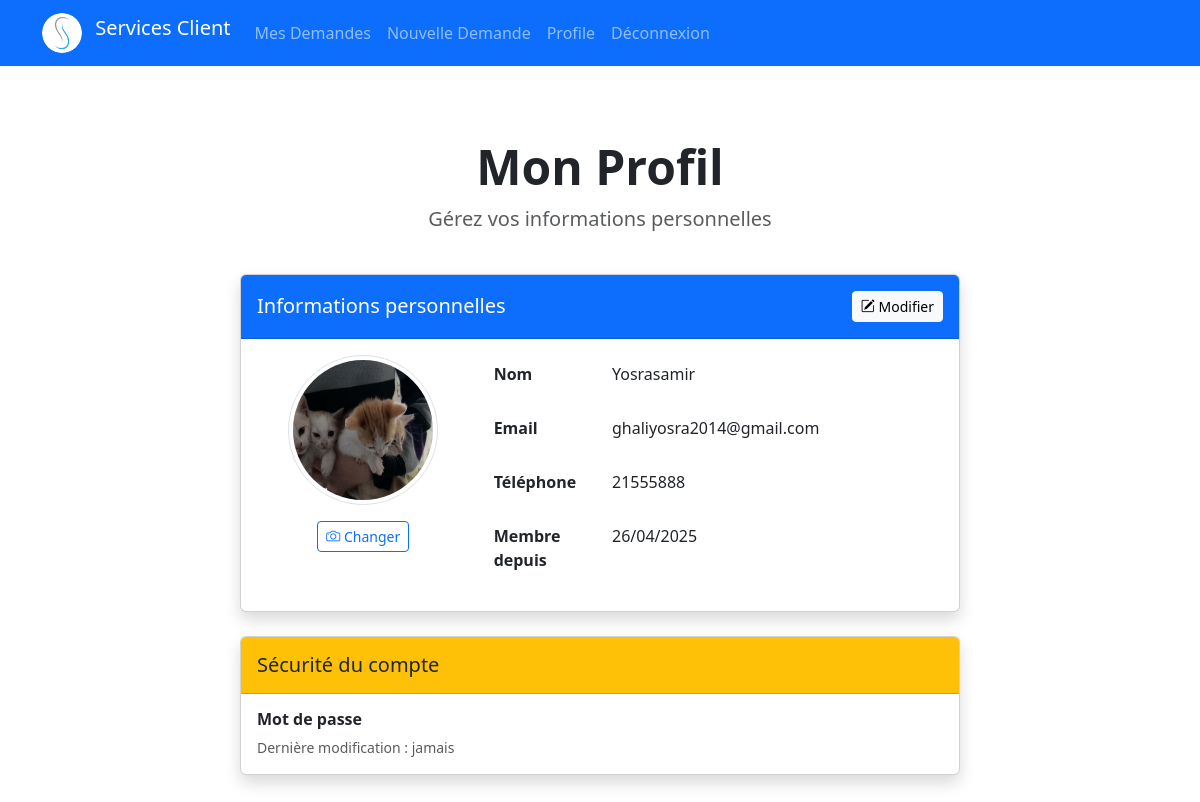
Page /profile/ (signed in) on the committed database.
### users/models.py (models this page shows, shortened)
class CustomUser(AbstractBaseUser, PermissionsMixin):
    email = models.EmailField(unique=True)
    username = models.CharField(max_length=30, unique=True)
    phone = models.CharField(max_length=20, blank=True, null=True)
    is_active = models.BooleanField(default=True)
    is_staff = models.BooleanField(default=False)
    date_joined = models.DateTimeField(auto_now_add=True, null=True, blank=True)
    profile_picture = models.ImageField(
        upload_to='profile_pics/',
        blank=True,
        null=True,
        verbose_name="Photo de profil"
    )
    objects = CustomUserManager()
    USERNAME_FIELD = 'email'  # Utilisez email comme identifiant
    REQUIRED_FIELDS = ['username']

### users/views.py (the view)
# urls.py: path('profile/', profile, name='profile'),                       # Affichage du profil
@login_required
def profile(request):
    return render(request, 'users/profile.html')

### users/templates/users/profile.html (shortened to what this page needs)
{% extends 'base.html' %}
{% load static %}
{% load widget_tweaks %}
{% block content %}
<div class="container py-5">
    <div class="row mb-4">
        <div class="col text-center">
            <h1 class="display-5 fw-bold">Mon Profil</h1>
            <p class="lead text-muted">Gérez vos informations personnelles</p>
        </div>
    </div>
    <div class="row justify-content-center">
        <div class="col-lg-8">
            <div class="card shadow">
                <div class="card-header bg-primary text-white py-3">
                    <div class="d-flex justify-content-between align-items-center">
                        <h5 class="mb-0">Informations personnelles</h5>
                        <a href="{% url 'users:edit_profile' %}" class="btn btn-sm btn-light">
                            <i class="bi bi-pencil-square"></i> Modifier
                        </a>
                    </div>
                </div>
                <div class="card-body">
                    <div class="row">
                        <div class="col-md-4 text-center mb-4 mb-md-0">
                            <div class="position-relative mx-auto" style="width: 150px; height: 150px;">
                                {% if user.profile_picture %}
                                    <img src="{{ user.profile_picture.url }}"
                                         class="img-thumbnail rounded-circle w-100 h-100"
                                         alt="Photo de profil">
                                {% else %}
                                    <div class="bg-light d-flex align-items-center justify-content-center rounded-circle w-100 h-100">
                                        <i class="bi bi-person-fill text-secondary" style="font-size: 3rem;"></i>
                                    </div>
                                {% endif %}
                            </div>
                            <div class="mt-3">
                                <button class="btn btn-outline-primary btn-sm" onclick="document.getElementById('pictureInput').click()">
                                    <i class="bi bi-camera"></i> Changer
                                </button>
                            </div>
                        </div>
                        <div class="col-md-8">
                            <div class="mb-3 row">
                                <label class="col-sm-3 col-form-label fw-bold">Nom</label>
                                <div class="col-sm-9">
                                    <p class="form-control-plaintext">{{ user.username }}</p>
                                </div>
                            </div>
                            <div class="mb-3 row">
                                <label class="col-sm-3 col-form-label fw-bold">Email</label>
                                <div class="col-sm-9">
                                    <p class="form-control-plaintext">{{ user.email }}</p>
                                </div>
                            </div>
                            {% if user.phone %}
                            <div class="mb-3 row">
                                <label class="col-sm-3 col-form-label fw-bold">Téléphone</label>
                                <div class="col-sm-9">
                                    <p class="form-control-plaintext">{{ user.phone }}</p>
                                </div>
                            </div>
                            {% endif %}
                            <div class="mb-3 row">
                                <label class="col-sm-3 col-form-label fw-bold">Membre depuis</label>
                                <div class="col-sm-9">
                                    <p class="form-control-plaintext">{{ user.date_joined|date:"d/m/Y" }}</p>
                                </div>
                            </div>
                        </div>
                    </div>
                </div>
            </div>
            <div class="card shadow mt-4">
                <div class="card-header bg-warning text-dark py-3">
                    <h5 class="mb-0">Sécurité du compte</h5>
                </div>
                <div class="card-body">
                    <div class="d-flex justify-content-between align-items-center">
                        <div>
                            <h6 class="fw-bold">Mot de passe</h6>
                            <p class="text-muted small mb-0">Dernière modification :
                                {% if user.last_password_change %}
                                    {{ user.last_password_change|timesince }}
                                {% else %}
                                    jamais
                                {% endif %}
                            </p>
                        </div>
                    </div>
                </div>
            </div>
        </div>
    </div>
</div>
{% endblock %}

### rows in the picture
CustomUser: profile_picture (picture), username "Yosrasamir", email "ghaliyosra2014@gmail.com", phone "21555888", date_joined "26/04/2025"
